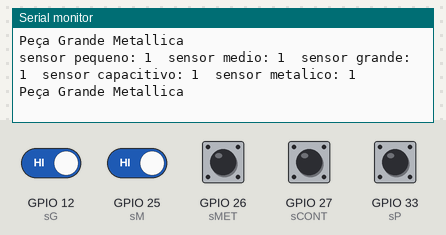
A sketch run on a simulated ESP32. Shown: the last lines printed to the serial monitor. The test bench sets the inputs (shaded band); at power-on: GPIO 12 (sG), GPIO 25 (sM), GPIO 26 (sMET), GPIO 27 (sCONT), GPIO 33 (sP) HIGH. WiFi joins after 1.5 s; servers stay silent unless stated; no MQTT or app messages arrive unless stated.

Above: at 3.2 s.
3.3 s: GPIO 26 (sMET) pulled LOW for 1 s
At 4.9 s:
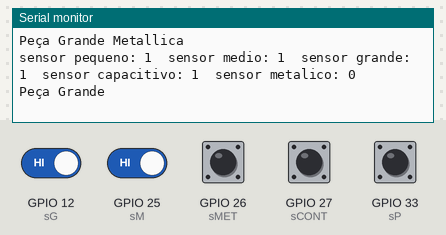
5.8 s: GPIO 12 (sG) driven LOW and GPIO 25 (sM) driven LOW
At 7.9 s:
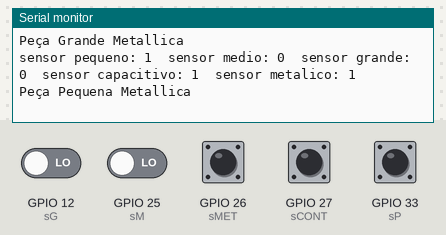
9.6 s: GPIO 25 (sM) driven HIGH
At 11.0 s:
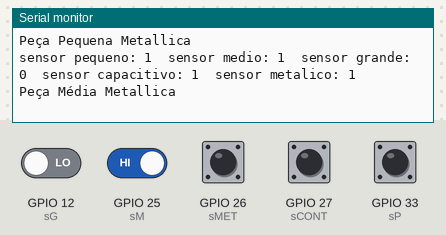
12.7 s: GPIO 26 (sMET) pulled LOW for 1 s
At 13.7 s:
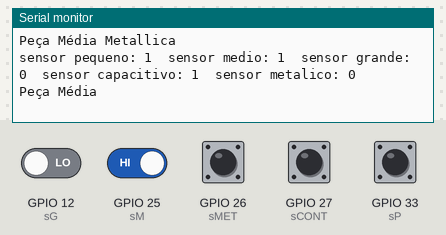
15.2 s: GPIO 25 (sM) driven LOW and GPIO 26 (sMET) driven LOW
At 16.8 s:
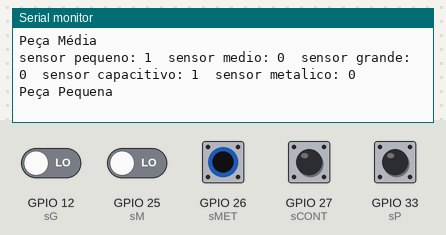

The sketch:

COD_SENSORESINCERTO_DUAL_CORE.ino
```cpp
#include <WiFi.h>
#include "esp_wpa2.h"
#include <PubSubClient.h>

/** DEFINITION OF WIFI CONECT
 *  TIPO  | WiFi
 *  LOCAL | LOCAL
 *  UFU1  | UFU-INSTITUCIONAL
 *  UFU2  | eduroam
*/
//#define LOCAL
#define UFU1
//#define UFU2

/* DEFINITION OF WIFI ACCESS POINT VARIABLES */
#if defined(LOCAL)
  #define SSID "rocha"
  #define EAP_PASSWORD "12345678"
#elif defined(UFU1)
  #define SSID "UFU-Institucional"
  #define EAP_ANONYMOUS_IDENTITY "anonymous@ufu.br"  // anonymous@example.com, or you can use also nickname@example.com
  #define EAP_IDENTITY "rochoso@ufu.br"         // nickname@example.com, at some organizations should work nickname only without realm, but it is not recommended
  #define EAP_PASSWORD "Animes94"
#elif defined(UFU2)
  #define SSID "eduroam"
  #define EAP_ANONYMOUS_IDENTITY "anonymous@ufu.br"  // anonymous@example.com, or you can use also nickname@example.com
  #define EAP_IDENTITY "rochoso@ufu.br"         // nickname@example.com, at some organizations should work nickname only without realm, but it is not recommended
  #define EAP_PASSWORD "Animes94"
#endif

/* DECLARATION OF MQTT SERVER VARIABLES */
const char* mqttserver = "10.14.48.104";
const uint16_t mqttport = 1883;
const char* mqttUser = "rocha";
const char* mqttpsswrd = "rocha";

/* DECLARATION OF TOPICS VARIABLES */
const char* topsenIN = "/sensor/peça";

/* DECLARATION OF A CLASS VARIABLE */
WiFiClient wifiClient;
PubSubClient MQTT(wifiClient);
TaskHandle_t Task1;

/* DEFINITION OF GPIO PINES VARIABLES */
#define sP 33
#define sM 25
#define sG 12
#define sMET 26
#define sCONT 27

/* DEFINITION OF A CONSTANT VARIABLES */
#define MSG_BUFFER_SIZE (24)
#define WAIT_CAP 1

/* DECLARATION OF GLOBAL VARIABLES */
bool clesP = 0;
bool clesM = 0;
bool clesG = 0;
bool clesMET = 0;
bool clesCONT = 0;
bool flag = false;
unsigned long timercap = 0;
char msg[MSG_BUFFER_SIZE];

/* DECLARATION OF FUNCTIONS WITH DEAFULT INPUT VALUES */
void conectarWiFi(int timeout = 30);
void IP_print(IPAddress localip = WiFi.localIP());

/* SETUP FUNCTION FOR SETUP THE PROGRAM INITIALIZATION */
void setup() {
  Serial.begin(115200);
  conectarWiFi();

  // Setup of Server and Subscribe
  MQTT.setServer(mqttserver, mqttport);
  MQTT.setCallback(callback);

  pinMode(sM, INPUT_PULLUP);
  pinMode(sP, INPUT_PULLUP);
  pinMode(sG, INPUT_PULLUP);
  pinMode(sMET, INPUT_PULLUP);
  pinMode(sCONT, INPUT_PULLUP);

  // Setup a Task using the free core of ESP32
  int CORE_ID = int(!xPortGetCoreID());
  xTaskCreatePinnedToCore(
    Task1code, // Task function
    "Task1",   // Name of the Task to atach
    100000,     // Size to alocated to Task (Word or Byte)
    NULL,      // Task argument to be passed (void*)
    0,         // Priority of the Task [0 a 25]
    &Task1,    // Task ID
    CORE_ID);  // Task core ID (0 ou 1)
  delay(500);
}

/* TASK FUNCTION USING FREE CORE OF ESP32 */
void Task1code(void* pvParameters) {
  Serial.print("Conexões MQTT rodando no nucleo ");
  Serial.println(xPortGetCoreID());

  for (;;) {
    if (msg != "") {
      if (!MQTT.connected()) conectarMQTT();

      MQTT.loop();
    }
  }
}

/* LOOP FUNCTION TO RUNNING PROGRAM */
void loop() {
  delay(10);

  if (!clesM) clesM = digitalRead(sM);
  if (!clesP) clesP = digitalRead(sP);
  if (!clesG) clesG = digitalRead(sG);
  if (!clesMET && !flag) clesMET = digitalRead(sMET);
  if (!clesCONT && !flag) clesCONT = digitalRead(sCONT);

  if (!flag) {
    timercap = millis();
    if (clesCONT) flag = true;
  } else if (int(millis() - timercap) >= WAIT_CAP*1000) flag = false;

  //printf("sensor pequeno: %d\tsensor medio: %d\tsensor grande: %d\tsensor capacitivo: %d\tsensor metalico: %d\n", clesP, clesM, clesG, clesCONT, clesMET);

  if(clesP && clesCONT){
    printf("sensor pequeno: %d\tsensor medio: %d\tsensor grande: %d\tsensor capacitivo: %d\tsensor metalico: %d\n", clesP, clesM, clesG, clesCONT, clesMET);
    if (!clesM && !clesG && !clesMET) snprintf (msg, MSG_BUFFER_SIZE, "Peça Pequena");
    if (clesM && !clesG && !clesMET) snprintf (msg, MSG_BUFFER_SIZE, "Peça Média");
    if (clesM && clesG && !clesMET) snprintf (msg, MSG_BUFFER_SIZE, "Peça Grande");
    if (!clesM && !clesG && clesMET) snprintf (msg, MSG_BUFFER_SIZE, "Peça Pequena Metallica");
    if (clesM && !clesG && clesMET) snprintf (msg, MSG_BUFFER_SIZE, "Peça Média Metallica");
    if (clesM && clesG && clesMET) snprintf (msg, MSG_BUFFER_SIZE, "Peça Grande Metallica");

    printf("%s\n", msg);

    MQTT.publish(topsenIN, msg, 2);
    clesP = 0;
    clesM = 0;
    clesG = 0;
    clesMET = 0;
    clesCONT = 0;
  }
}

/* CALLBACK FUNCTION FOR SUBSCRIBE TOPICS */
void callback(char* topic, byte* payload, unsigned int length) {
  String texto = "";
  for (int i = 0; i < length; i++) texto += (char)payload[i];

  if (String(msg) != texto && String(msg) != "") MQTT.publish(topsenIN, msg, 2);
  else if (String(msg) != "") snprintf (msg, MSG_BUFFER_SIZE, "");
}

/* WIFI FUNCTION FOR CONECT TO SSID DEFINED */
void conectarWiFi(int timeout) {
  unsigned long inicio = millis();

  Serial.print(F("Conectando ao WiFi "));
  Serial.print(SSID);
  Serial.print(F(", aguarde..."));
  #ifdef EAP_ANONYMOUS_IDENTITY
    WiFi.disconnect(true);
    WiFi.mode(WIFI_STA);
    WiFi.begin(SSID, WPA2_AUTH_PEAP, EAP_ANONYMOUS_IDENTITY, EAP_IDENTITY, EAP_PASSWORD);
  #else
    WiFi.mode(WIFI_STA);
    WiFi.begin(SSID, EAP_PASSWORD);
  #endif

  while (WiFi.status() != WL_CONNECTED) {
    delay(500);
    Serial.print(F("."));
    int timer = (millis() - inicio)/1000;
    if ((WiFi.status() == WL_CONNECT_FAILED || WiFi.status() == WL_CONNECTION_LOST) && timer <= timeout) {
      #ifdef EAP_ANONYMOUS_IDENTITY
        WiFi.disconnect(true);
        WiFi.mode(WIFI_STA);
        WiFi.begin(SSID, WPA2_AUTH_PEAP, EAP_ANONYMOUS_IDENTITY, EAP_IDENTITY, EAP_PASSWORD);
      #else
        WiFi.mode(WIFI_STA);
        WiFi.begin(SSID, EAP_PASSWORD);
      #endif
    } else if (timer > timeout) ESP.restart();
  }

  IP_print();
}

/* IP PRINT FUNCTION */
void IP_print(IPAddress localip) {
  byte mac[6];
  String IP = "";
  for (int i=0; i<4; i++)
    IP += i  ? "." + String(localip[i]) : String(localip[i]);
  int IP_len = IP.length();

  Serial.println(F("\n\n|************************************************|"));
  Serial.println(F("|\t\tWiFi is connected!\t\t |"));

  Serial.print(F("|"));
  for (int i = 0; i < int((37 - IP_len)/2); i++) Serial.print(F(" "));
  Serial.print(F("IP Address: "));
  Serial.print(WiFi.localIP()); //print LAN IP
  for (int i = 0; i < int((36 - IP_len)/2); i++) Serial.print(F(" "));
  Serial.print(F("|\n|\t MAC Address - "));

  WiFi.macAddress(mac);
  String texto =  String(mac[0], HEX) + ":" + String(mac[1], HEX) + ":" + String(mac[2], HEX) + ":" + String(mac[3], HEX) + ":" + String(mac[4], HEX) + ":" + String(mac[5], HEX);
  texto.toUpperCase();

  Serial.print(texto);
  Serial.println(F("\t |\n|************************************************|\n"));
}

/* MQTT FUNCTION FOR CONECT TO SERVER */
void conectarMQTT() {
  while (!MQTT.connected()) {
    if (MQTT.connect("ESP32-PEÇA")){
      MQTT.subscribe(topsenIN);
    }
  }
}
```

Measured:
- after the input at 3.3 s, the serial monitor: prints a new line after 0.77 s (image 1)
- after the input at 5.8 s, the serial monitor: prints a new line after 1.3 s (image 2)
- after the input at 9.6 s, the serial monitor: prints a new line after 0.58 s (image 3)
- after the input at 12.7 s, the serial monitor: prints a new line after 0.54 s (image 4)
- after the input at 15.2 s, the serial monitor: prints a new line after 1.1 s (image 5)
